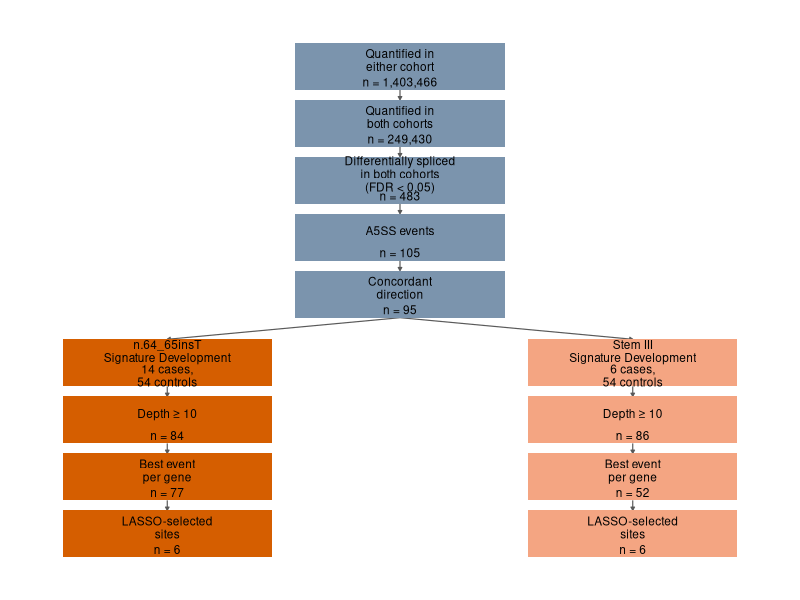
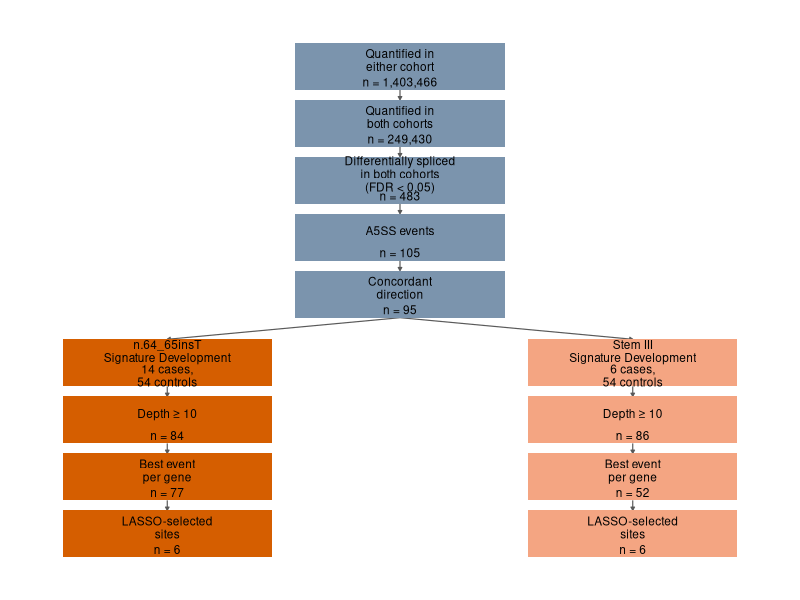

Generate these figures, in order, with R:
#!/usr/bin/env Rscript
# =============================================================================
# figure_s4_flowchart.R
# Local, fast-iteration draft of Supplementary Figure S2 (RNU4-2 splicing
# biomarker manuscript). NOT the airlocked source of truth -- counts are
# hardcoded here (verified against a confirmed GEL Desktop run of
# scripts/gel/figure_s4.R, both chosen_lambda_label == "lambda.1se") so the
# layout/style can be iterated on locally without a GEL round trip. Figure
# S2 itself is being built manually in Illustrator -- this just gets the
# layout and numbers right first.
#
# Plain vertical flowchart (replaces an earlier proportional-sankey draft,
# abandoned -- ribbon widths spanning 5+ orders of magnitude made every node
# past "FDR<0.05" illegible, and there's no per-event transition data to
# honestly justify drawing overlap as flowing ribbons anyway). Every box is
# the same size; counts are annotated, not encoded in box size or ribbon
# width.
#
#   Shared trunk (top, single column):
#     Quantified in either cohort -> Quantified in both cohorts ->
#     Differentially spliced in both cohorts (FDR<0.05) -> A5SS events ->
#     Concordant direction
#   Split (same filtering logic, two independent genotype-specific case
#   sets -- NOT a partition of the concordant-direction event set; both
#   branches can and do draw on overlapping events, see
#   scripts/gel/figure_s4.R header):
#     n.64_65insT Signature Development     |  Stem III Signature Development
#     Depth >= 10                           |  Depth >= 10
#     Best event per gene                   |  Best event per gene
#     LASSO-selected sites                  |  LASSO-selected sites
#
# Output:
#   outputs/figures/figure_s4_flowchart.pdf / .png
#
# Run: Rscript scripts/figure_s4_flowchart.R
# =============================================================================

suppressPackageStartupMessages({
  library(ggplot2)
  library(dplyr)
})

dir.create("outputs/figures", showWarnings = FALSE, recursive = TRUE)

# ---- Verified counts (GEL Desktop run, both lambda.1se) --------------------
# "Quantified in either cohort" = 1,403,466 (n_gel_only + n_nava_only +
# n_shared -- the true union). scripts/gel/figure_s4.R previously used
# fig1$n_unique_combined for this, which is actually n_gel_only + n_nava_only
# ONLY (built in figure1.R for a different, cohort-exclusive-events
# calculation) -- that bug gave 1,154,036 and has been fixed in figure_s4.R.
TRUNK_LABS <- c("Quantified in\neither cohort", "Quantified in\nboth cohorts",
                "Differentially spliced\nin both cohorts\n(FDR < 0.05)",
                "A5SS events", "Concordant\ndirection")
TRUNK_N    <- c(1403466, 249430, 483, 105, 95)

BRANCH_LABS <- c("Depth ≥ 10", "Best event\nper gene", "LASSO-selected\nsites")
INST_HEADER <- "n.64_65insT\nSignature Development"
STEM_HEADER <- "Stem III\nSignature Development"
INST_N <- c(84, 77, 6)
STEM_N <- c(86, 52, 6)

# Sample sizes (fit scope: train-only cases + controls -- the set that
# actually produced best-event-per-gene ranking and the LASSO fit; see
# scripts/gel/figure_s4.R section 5 / loo_evaluate_*_lasso.R $sample_sizes.
# Verified GEL Desktop run: insT GEL 7+33, Nava 7+21 (14 cases, 54 controls);
# Stem III GEL 2+33, Nava 4+21 (6 cases, 54 controls; no holdout, so fit
# scope == depth-filter scope). Combined across cohorts, not split by cohort.
INST_SAMPLE_TXT <- "14 cases,\n54 controls"
STEM_SAMPLE_TXT <- "6 cases,\n54 controls"

fmt_n_compact <- function(n) format(n, big.mark = ",", scientific = FALSE, trim = TRUE)

PAL_TRUNK <- "#7B94AD"   # lighter slate blue -- one colour for the whole shared funnel
PAL_INST  <- "#D55E00"   # matches figure2.R PAL_TLOOP
PAL_STEM  <- "#F4A582"   # matches figure2.R PAL_STEM3
TXT_LIGHT <- "black"
TXT_DARK  <- "black"

# =============================================================================
# Layout: 9 stacked levels (5 trunk + header + 3 branch steps), trunk
# centered at x = 0, branches at x = +-BRANCH_OFFSET below the split.
# =============================================================================
box_w <- 2.25; box_h <- 1.2; pitch <- 1.45
BRANCH_OFFSET <- 2.5
EXTRA_SPLIT_GAP <- 0.3   # small visual gap marking the split point

n_levels <- 5L + 4L
level_y  <- function(level) {
  y <- (n_levels - 1L - level) * pitch   # level 0 = top
  ifelse(level >= 5L, y - EXTRA_SPLIT_GAP, y)
}

trunk_df <- tibble(
  level = 0:4, x = 0, y = sapply(0:4, level_y),
  label = TRUNK_LABS, n = TRUNK_N, fill = PAL_TRUNK, text_col = TXT_LIGHT
)

branch_levels <- 5:8
inst_df <- tibble(
  level = branch_levels, x = -BRANCH_OFFSET, y = sapply(branch_levels, level_y),
  label = c(INST_HEADER, BRANCH_LABS), n = c(NA, INST_N),
  n_label_override = c(INST_SAMPLE_TXT, NA, NA, NA),
  fill = PAL_INST, text_col = TXT_LIGHT
)
stem_df <- tibble(
  level = branch_levels, x = BRANCH_OFFSET, y = sapply(branch_levels, level_y),
  label = c(STEM_HEADER, BRANCH_LABS), n = c(NA, STEM_N),
  n_label_override = c(STEM_SAMPLE_TXT, NA, NA, NA),
  fill = PAL_STEM, text_col = TXT_DARK
)
trunk_df <- trunk_df %>% mutate(n_label_override = NA_character_)

boxes <- bind_rows(trunk_df, inst_df, stem_df) %>%
  mutate(xmin = x - box_w / 2, xmax = x + box_w / 2,
         ymin = y - box_h / 2, ymax = y + box_h / 2,
         is_header = level == 5,
         n_label = ifelse(!is.na(n_label_override), n_label_override,
                    ifelse(is.na(n), NA_character_, sprintf("n = %s", fmt_n_compact(n)))),
         title_y  = y + ifelse(is_header, 0.3, ifelse(is.na(n_label), 0, 0.16)),
         nlabel_y = ifelse(is_header, y - 0.32, ymin + 0.2))

# ---- Straight vertical arrows within a column -------------------------------
vert_arrows <- bind_rows(
  boxes %>% filter(x == 0)              %>% arrange(level) %>%
    mutate(xend = x, yend = lead(y)) %>% filter(!is.na(yend)),
  boxes %>% filter(x == -BRANCH_OFFSET) %>% arrange(level) %>%
    mutate(xend = x, yend = lead(y)) %>% filter(!is.na(yend)),
  boxes %>% filter(x == BRANCH_OFFSET)  %>% arrange(level) %>%
    mutate(xend = x, yend = lead(y)) %>% filter(!is.na(yend))
) %>%
  transmute(x, xend, y = y - box_h / 2, yend = yend + box_h / 2)

# ---- Diagonal split arrows: concordant-direction -> each branch header -----
concordant <- boxes %>% filter(level == 4)
split_arrows <- bind_rows(
  tibble(x = concordant$x, y = concordant$y - box_h / 2,
         xend = -BRANCH_OFFSET, yend = level_y(5) + box_h / 2),
  tibble(x = concordant$x, y = concordant$y - box_h / 2,
         xend =  BRANCH_OFFSET, yend = level_y(5) + box_h / 2)
)

# =============================================================================
# Plot
# =============================================================================
p <- ggplot() +
  geom_segment(data = vert_arrows, aes(x = x, xend = xend, y = y, yend = yend),
               arrow = arrow(length = unit(0.09, "cm"), type = "closed"),
               linewidth = 0.4, color = "grey35") +
  geom_segment(data = split_arrows, aes(x = x, xend = xend, y = y, yend = yend),
               arrow = arrow(length = unit(0.09, "cm"), type = "closed"),
               linewidth = 0.4, color = "grey35") +
  geom_rect(data = boxes, aes(xmin = xmin, xmax = xmax, ymin = ymin, ymax = ymax, fill = fill),
            color = NA) +
  geom_text(data = boxes, aes(x = x, y = title_y, label = label, color = text_col),
            size = 3.0, lineheight = 0.92, fontface = "plain") +
  geom_text(data = boxes %>% filter(!is.na(n_label)),
            aes(x = x, y = nlabel_y, label = n_label, color = text_col),
            size = 3.0, fontface = "plain", lineheight = 0.92) +
  scale_fill_identity() +
  scale_color_identity() +
  coord_cartesian(xlim = c(-BRANCH_OFFSET - box_w / 2 - 0.2, BRANCH_OFFSET + box_w / 2 + 0.2),
                  ylim = c(min(boxes$ymin) - 0.2, max(boxes$ymax) + 0.2),
                  clip = "off") +
  theme_void(base_size = 9) +
  theme(plot.margin = margin(6, 6, 6, 6))

mm_to_in <- function(mm) mm / 25.4

fig_w_mm <- 170
fig_h_mm <- 165   # tightened pitch/EXTRA_SPLIT_GAP above shrank the layout;
                  # this is the smallest height that still keeps every box's
                  # text clear of its neighbours (checked by eye, print is
                  # not aspect-matched to data units -- box_h is print-only).

ggsave("outputs/figures/figure_s4_flowchart.pdf", p,
       width = mm_to_in(fig_w_mm), height = mm_to_in(fig_h_mm), units = "in")
ggsave("outputs/figures/figure_s4_flowchart.png", p,
       width = mm_to_in(fig_w_mm), height = mm_to_in(fig_h_mm), units = "in", dpi = 300)

cat("Wrote outputs/figures/figure_s4_flowchart.pdf / .png\n")
